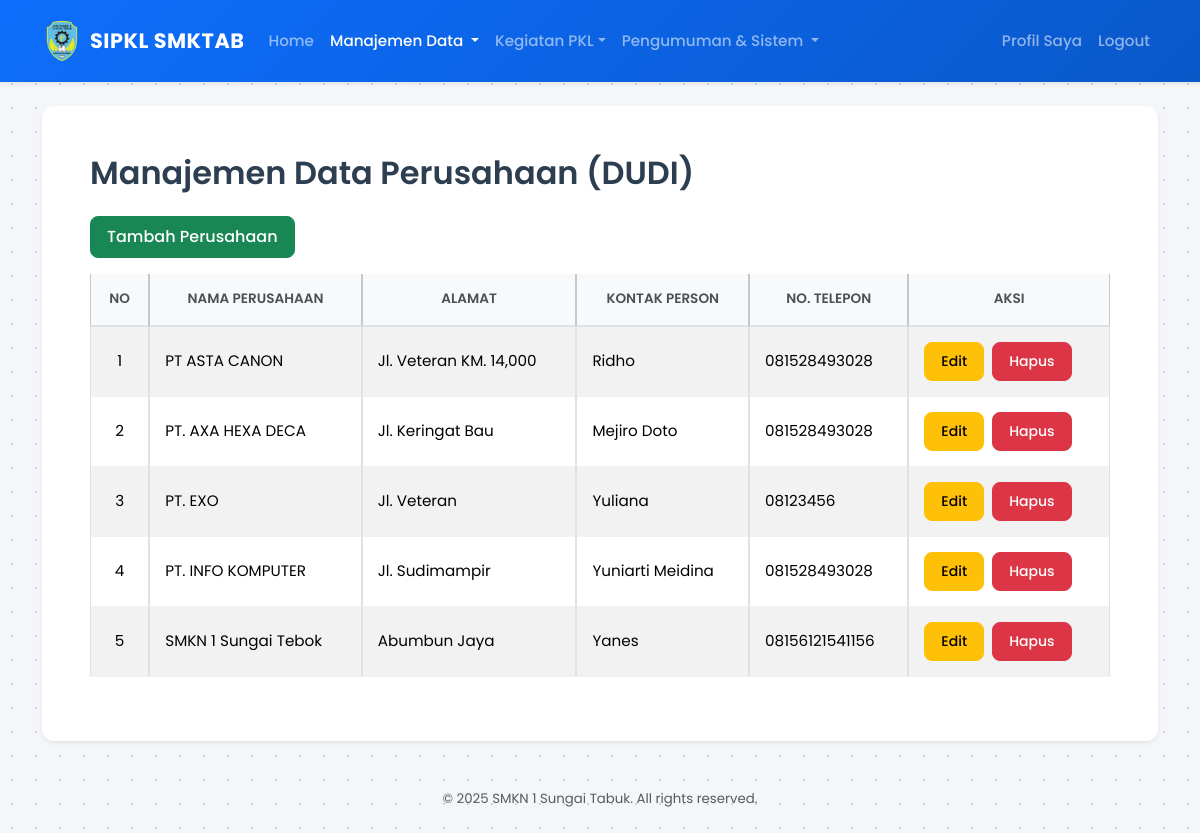
The app's page /index.php?page=admin/perusahaan_data (signed in) with its own data.
### tables this page shows
CREATE TABLE `perusahaan` (
  `id_perusahaan` int(11) NOT NULL,
  `nama_perusahaan` varchar(100) NOT NULL,
  `alamat` text DEFAULT NULL,
  `kontak_person` varchar(100) DEFAULT NULL,
  `no_telp` varchar(20) DEFAULT NULL,
  `hari_kerja` varchar(50) NOT NULL DEFAULT '1,2,3,4,5'
);

### pages/admin/perusahaan_data.php (the view, shortened to what this page needs)
<?php
try {
    $stmt = $pdo->query("SELECT * FROM perusahaan ORDER BY nama_perusahaan ASC");
    $perusahaan_list = $stmt->fetchAll(PDO::FETCH_ASSOC);
} catch (PDOException $e) {
    echo "Error: " . $e->getMessage();
    $perusahaan_list = [];
}
?>
<h2 class="mb-4">Manajemen Data Perusahaan (DUDI)</h2>
<a href="index.php?page=admin/perusahaan_tambah" class="btn btn-success mb-3">Tambah Perusahaan</a>
<div class="table-responsive">
    <table class="table table-striped table-hover table-bordered datatable">
        <thead class="table-light">
            <tr>
                <th class="text-center">No</th>
                <th class="text-center">Nama Perusahaan</th>
                <th class="text-center">Alamat</th>
                <th class="text-center">Kontak Person</th>
                <th class="text-center">No. Telepon</th>
                <th class="text-center">Aksi</th>
            </tr>
        </thead>
        <tbody>
            <?php $no = 1; ?>
            <?php foreach ($perusahaan_list as $perusahaan): ?>
                <tr>
                    <td class="text-center"><?php echo $no++; ?></td>
                    <td class="text-start"><?php echo htmlspecialchars($perusahaan['nama_perusahaan']); ?></td>
                    <td class="text-start"><?php echo nl2br(htmlspecialchars($perusahaan['alamat'])); ?></td>
                    <td class="text-start"><?php echo htmlspecialchars($perusahaan['kontak_person']); ?></td>
                    <td class="text-start"><?php echo htmlspecialchars($perusahaan['no_telp']); ?></td>
                    <td style="min-width: 150px;">
                        <a href="index.php?page=admin/perusahaan_edit&id=<?php echo $perusahaan['id_perusahaan']; ?>" class="btn btn-warning btn-sm me-1">Edit</a>
                        <a href="index.php?page=admin/perusahaan_hapus&id=<?php echo $perusahaan['id_perusahaan']; ?>" class="btn btn-danger btn-sm" onclick="return confirm('Yakin ingin menghapus data ini?')">Hapus</a>
                    </td>
                </tr>
            <?php endforeach; ?>
        </tbody>
    </table>
</div>

### assets/css/style.css (style rules this page uses)
body { font-family: 'Poppins', sans-serif; background-color: #f4f6f9; color: #444; font-size: 0.95rem; }
h1, h2, h3, h4, h5, h6 { font-weight: 600; color: #2c3e50; }
.table { border-collapse: separate; border-spacing: 0; }
.table thead th { background-color: #f8f9fa; border-bottom: 2px solid #dee2e6; color: #495057; font-weight: 600; text-transform: uppercase; font-size: 0.85rem; padding: 15px; }
.table tbody td { padding: 15px; vertical-align: middle; border-bottom: 1px solid #f1f1f1; }
.btn { border-radius: 8px; padding: 8px 16px; font-weight: 500; transition: 0.2s; }
body { background-color: #f5f7fa; background-image: radial-gradient(#cbd5e1 1.5px, transparent 1.5px); background-size: 24px 24px; min-height: 100vh; margin: 0; }

### records on screen
perusahaan: nama_perusahaan "PT ASTA CANON", alamat "Jl. Veteran KM. 14,000", kontak_person "Ridho", no_telp "081528493028"
perusahaan: nama_perusahaan "PT. AXA HEXA DECA", alamat "Jl. Keringat Bau", kontak_person "Mejiro Doto", no_telp "081528493028"
perusahaan: nama_perusahaan "PT. EXO", alamat "Jl. Veteran", kontak_person "Yuliana", no_telp "08123456"
perusahaan: nama_perusahaan "PT. INFO KOMPUTER", alamat "Jl. Sudimampir", kontak_person "Yuniarti Meidina", no_telp "081528493028"
perusahaan: nama_perusahaan "SMKN 1 Sungai Tebok", alamat "Abumbun Jaya", kontak_person "Yanes", no_telp "08156121541156"
